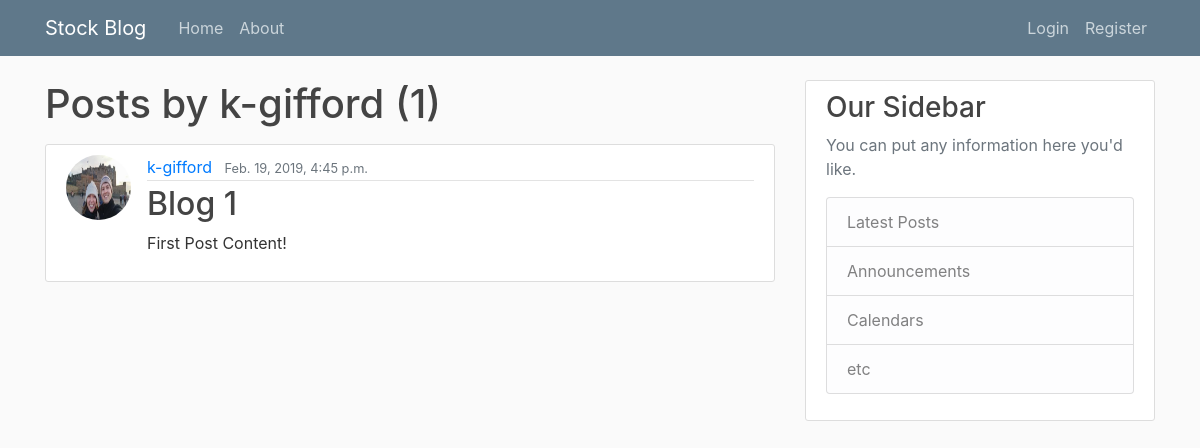
Before: /user/k-gifford/ with the older database file.
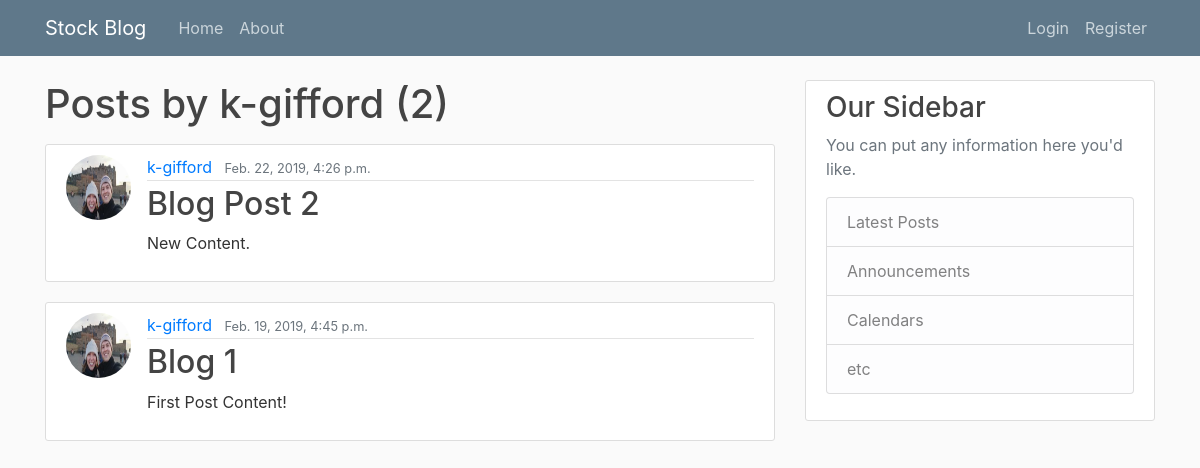
After: the same page with the newer database file.
### stock_blog/models.py (models this page shows, shortened)
class Post(models.Model):
    title = models.CharField(max_length=100)
    content = models.TextField()
    date_posted = models.DateTimeField(default=timezone.now)
    author = models.ForeignKey(User, on_delete=models.CASCADE)

### users/models.py (models this page shows, shortened)
class Profile(models.Model):
    user = models.OneToOneField(User, on_delete=models.CASCADE)
    image = models.ImageField(default='default.jpg', upload_to='profile_pics')

### stock_blog/views.py (the view)
# urls.py: path('user/<str:username>/', UserPostListView.as_view(), name='user-posts'),
class UserPostListView(ListView):
    model = Post
    template_name = 'stock_blog/user_posts.html'  # <app>/<model>_<viewtype>.html
    context_object_name = 'posts'
    paginate_by = 5
    def get_queryset(self):
        user = get_object_or_404(User, username=self.kwargs.get('username'))  # get username from the url
        return Post.objects.filter(author=user).order_by('-date_posted')

### stock_blog/templates/stock_blog/user_posts.html (shortened to what this page needs)
{% extends "stock_blog/base.html" %}
{% block content %}
  <h1 class="mb-3">Posts by {{ view.kwargs.username }} ({{ page_obj.paginator.count }})</h1>
  {% for post in posts %}
    <article class="media content-section">
      <img class="rounded-circle article-img" src="{{ post.author.profile.image.url }}">
      <div class="media-body">
        <div class="article-metadata">
          <a class="mr-2" href="{% url 'user-posts' post.author.username %}">{{ post.author }}</a>
          <small class="text-muted">{{ post.date_posted }}</small>
        </div>
        <h2><a class="article-title" href="{% url 'post-detail' post.id %}">{{ post.title }}</a></h2>
        <p class="article-content">{{ post.content }}</p>
      </div>
    </article>
  {% endfor %}
{% endblock content %}

Changed rows visible on the page:
added Post: author.profile.image (picture), author "k-gifford", date_posted "Feb. 22, 2019, 4:26 p.m.", title "Blog Post 2", content "New Content."
Other visible differences:
{{ page_obj.paginator.count }}: "1" → "2"
